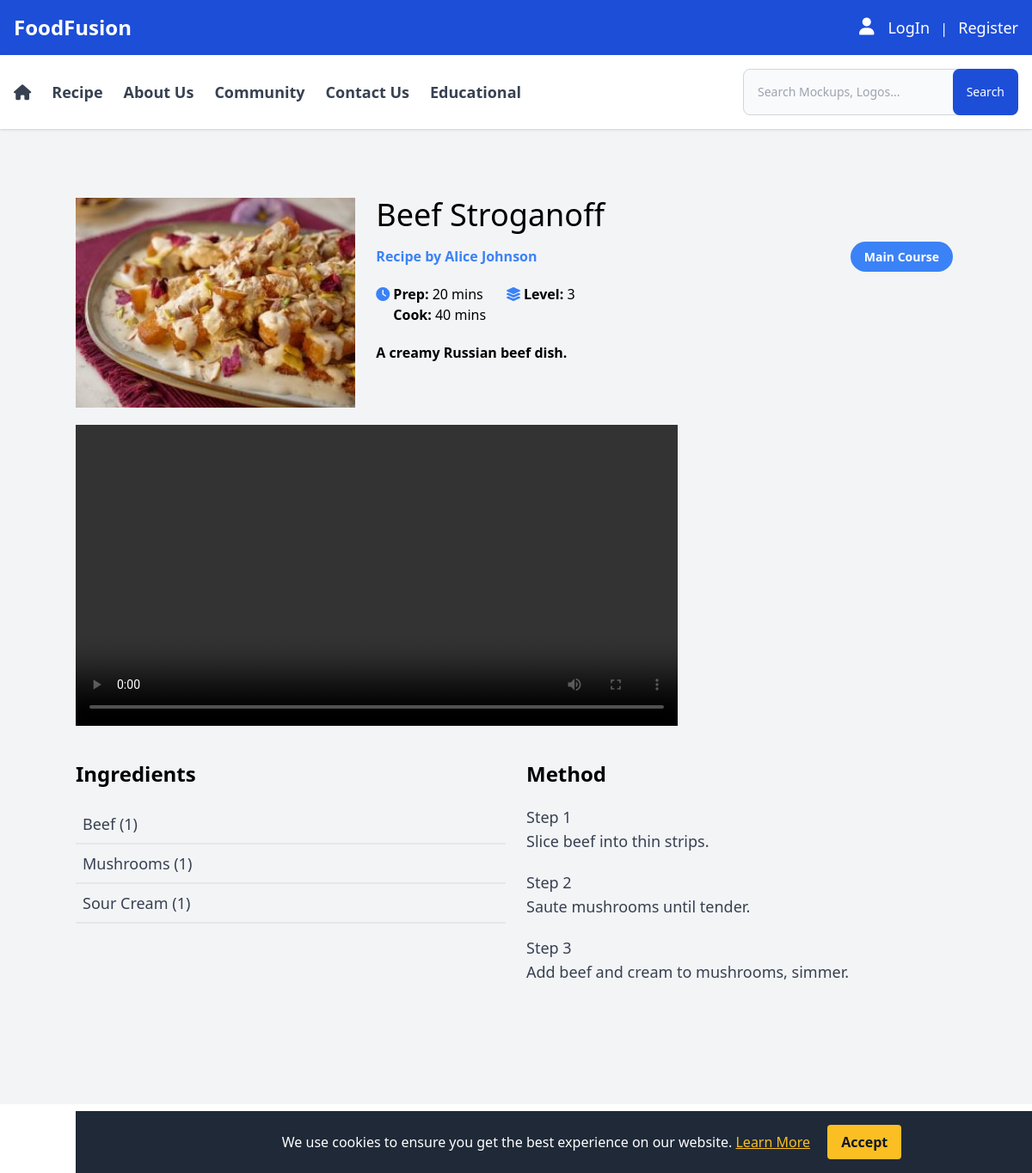
Page /recipes-details.php?id=1 on the earlier database version.
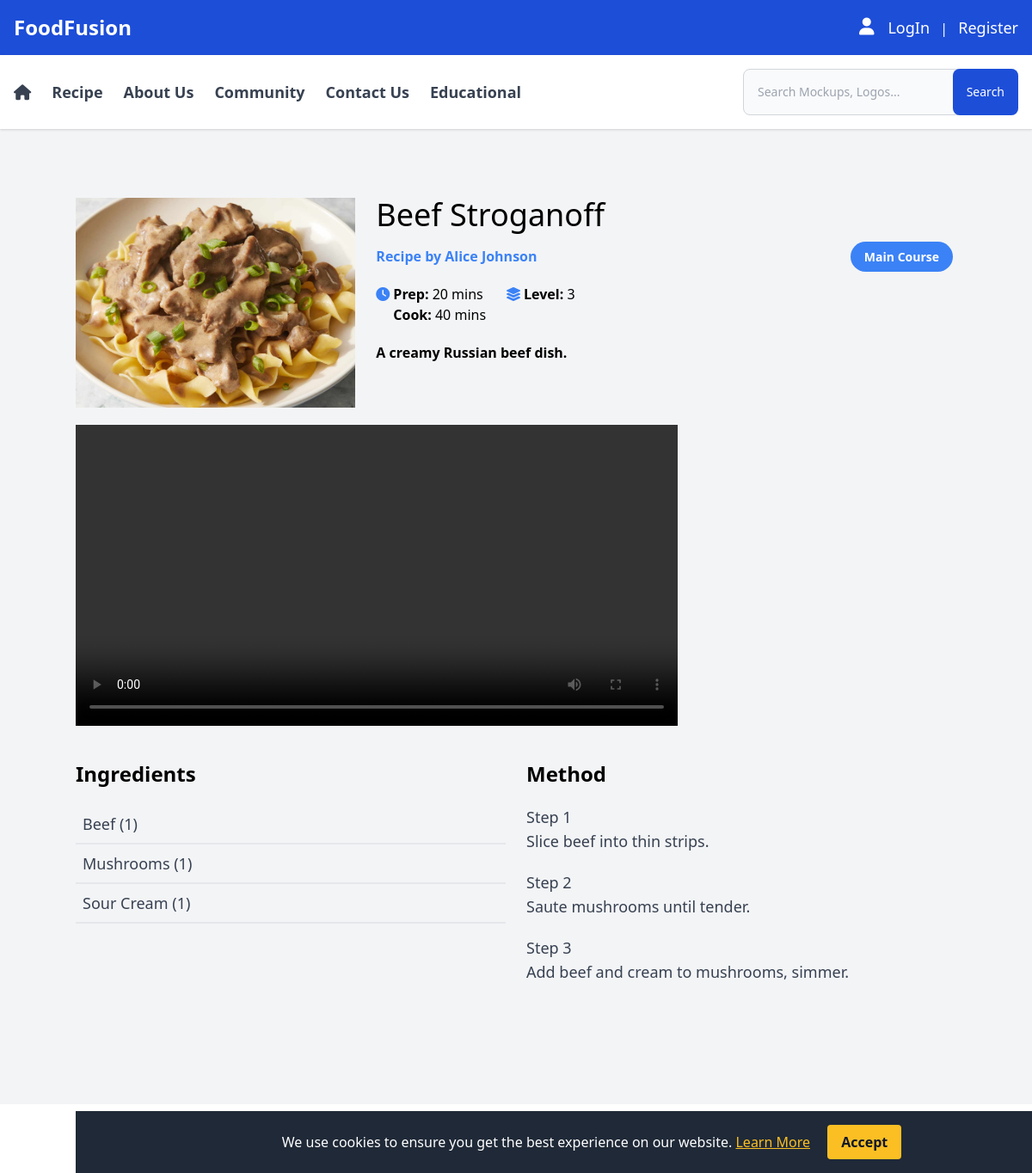
Same page on the later database version.
### tables this page shows
CREATE TABLE `recipes` (
  id INT(11) PRIMARY KEY AUTO_INCREMENT,
  user_id INT(11),
  image VARCHAR(500),
  recipe_name VARCHAR(500),
  description VARCHAR(500),
  preparation_time INT(11),
  cooking_time INT(11),
  instructions TEXT,
  tip VARCHAR(500),
  level INT(11) comment '1.easy 2.medium 3.hard',
  view_count BIGINT UNSIGNED DEFAULT 0,
  created_at TIMESTAMP DEFAULT CURRENT_TIMESTAMP,
  updated_at TIMESTAMP DEFAULT CURRENT_TIMESTAMP ON UPDATE CURRENT_TIMESTAMP,
  deleted_at TIMESTAMP NULL,
  FOREIGN KEY (user_id) REFERENCES user(id)
);

CREATE TABLE `user` (
  id INT(11) PRIMARY KEY AUTO_INCREMENT,
  first_name VARCHAR(500),
  last_name VARCHAR(500),
  password VARCHAR(500),
  email VARCHAR(500),
  phone VARCHAR(500),
  failed_attempts INT DEFAULT 0,
  lockout_until TIMESTAMP NULL DEFAULT NULL,
  created_at TIMESTAMP DEFAULT CURRENT_TIMESTAMP,
  updated_at TIMESTAMP DEFAULT CURRENT_TIMESTAMP ON UPDATE CURRENT_TIMESTAMP,
  deleted_at TIMESTAMP NULL
);

### recipes-details.php (the view, shortened to what the changed rows need)
<?php
include 'db.php';
$recipeId = isset($_GET['id']) ? intval($_GET['id']) : 0;
$recipeDetailsQuery = <<<QUERY
        SELECT
            r.id AS recipe_id,
            r.recipe_name,
            r.description,
            r.preparation_time,
            r.cooking_time,
            r.instructions,
            r.tip,
            r.level,
            r.image,
            u.first_name,
            u.last_name,
            CONCAT('[',
                GROUP_CONCAT(DISTINCT
                CONCAT('{\"id\":', c.id, ',\"name\":\"', c.name, '\"}')
            ), ']') AS categories,
            CONCAT('[', GROUP_CONCAT(
                DISTINCT CONCAT('{\"id\":', i.id, ',\"name\":\"', REPLACE(i.name, '\"', '\"'), '\",\"unit\":\"', i.unit, '\"}')
                ORDER BY i.id
            ), ']') AS ingredients,
            CONCAT('[', GROUP_CONCAT(
                DISTINCT CONCAT('{\"id\":', rs.id, ',\"step_name\":\"', REPLACE(rs.step_name, '\"', '\"'), '\",\"step_desc\":\"', REPLACE(rs.step_desc, '\"', '\"'), '\",\"sorting\":', rs.sorting, '}')
                ORDER BY rs.sorting
            ), ']') AS steps
        FROM
            recipes r
        LEFT JOIN recipes_category rc ON rc.recipe_id = r.id
        LEFT JOIN category c ON c.id = rc.category_id
        LEFT JOIN recipe_ingredients ri ON ri.recipe_id = r.id
        LEFT JOIN ingredients i ON i.id = ri.ingredients_id
        LEFT JOIN recipe_steps rs ON rs.recipe_id = r.id
        LEFT JOIN user u on u.id = r.user_id
        WHERE
            r.id = $recipeId
        GROUP BY
            r.id;
QUERY;
$recipeResult = $conn->query($recipeDetailsQuery);
if ($recipeResult && $recipeResult->num_rows > 0) {
    $recipe = $recipeResult->fetch_assoc();
    $categories = json_decode($recipe['categories'], true);
    $steps = json_decode(trim($recipe['steps'], ','), true) ?? [];
} else {
    echo "Recipe not found.";
    exit;
}
?>
<div class="max-w-7xl mx-auto my-10 py-10">
    <div class="grid grid-cols-3 gap-6">
        <div class="max-w-4xl">
            <img class="float-right w-full" src="<?= $recipe['image']; ?>" alt="<?= htmlspecialchars($recipe['recipe_name']); ?>">
        </div>
        <div class="col-span-2">
            <h1 class="text-4xl"><?= htmlspecialchars($recipe['recipe_name']); ?></h1>
            <div class="my-4 flex justify-between">
                <span class="font-bold text-blue-500">Recipe by <?= $recipe['first_name'] .' '. $recipe['last_name']; ?></span>
                <div>
                    <?php foreach ($categories as $category): ?>
                        <a href="#" class="py-2 px-4 no-underline rounded-full bg-blue-500 text-white font-semibold text-sm mr-1"><?= htmlspecialchars($category['name']); ?></a>
                    <?php endforeach; ?>
                </div>
            </div>
            <div class="flex items-baseline gap-6 my-5">
                <div class="flex items-baseline gap-1">
                    <div>
                        <p class="font-bold">Prep: <span class="font-normal"><?= htmlspecialchars($recipe['preparation_time']); ?> mins</span></p>
                        <p class="font-bold">Cook: <span class="font-normal"><?= htmlspecialchars($recipe['cooking_time']); ?> mins</span></p>
                    </div>
                </div>
                <div class="flex items-center gap-1">
                    <p class="font-bold">Level: <span class="font-normal"><?= htmlspecialchars($recipe['level']); ?></span></p>
                </div>
            </div>
            <div>
                <p class="font-semibold"><?= htmlspecialchars($recipe['description']); ?></p>
            </div>
        </div>
    </div>
    <div class="grid grid-cols-2 my-10 gap-6">
        <div>
            <h1 class="text-2xl font-bold">Ingredients</h1>
        </div>
        <div>
            <h1 class="text-2xl font-bold">Method</h1>
            <div class="my-5">
                <?php foreach ($steps as $step): ?>
                    <div class="my-5 text-lg font-medium text-gray-700">
                        <h1>Step <?= htmlspecialchars($step['sorting']); ?></h1>
                    </div>
                <?php endforeach; ?>
            </div>
        </div>
    </div>
</div>
<?php
include 'layout.php';
?>

Differences in the rows shown:
changed recipes "Beef Stroganoff": image: a different picture
